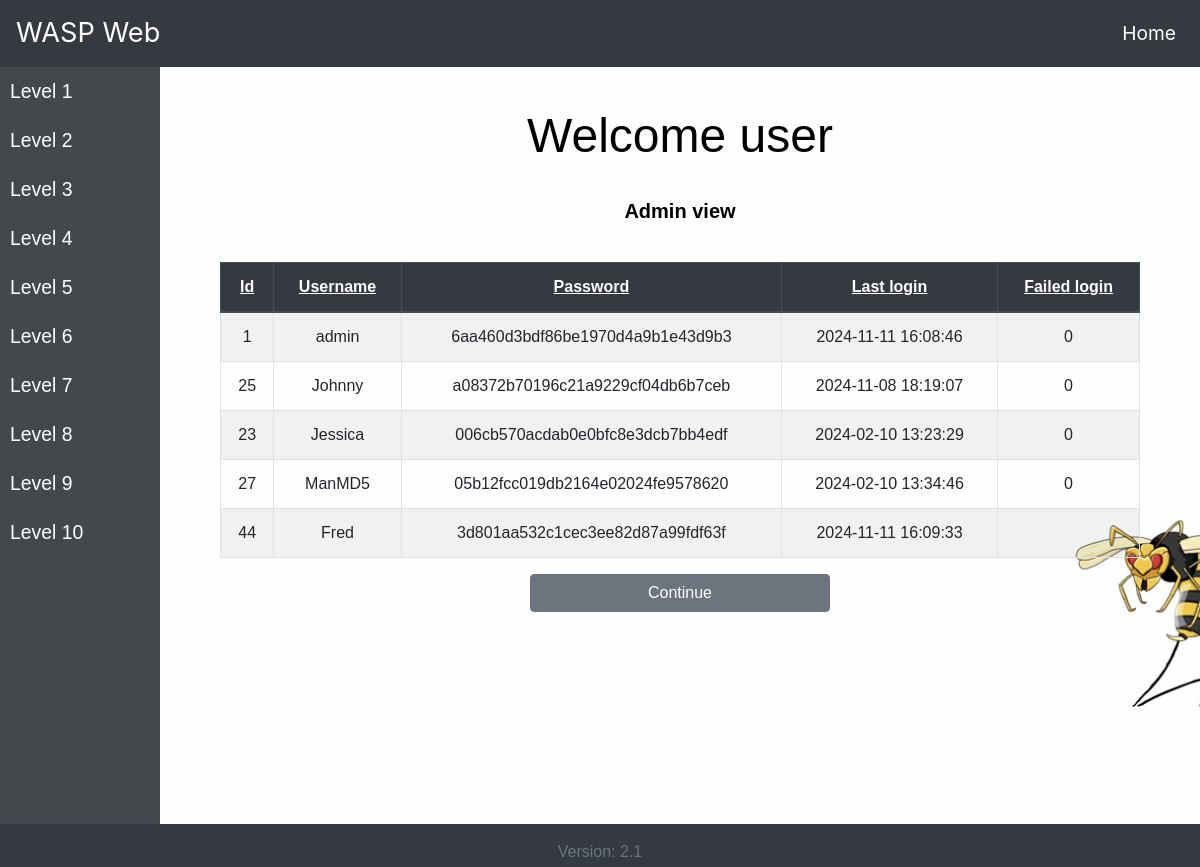
The page /level3/Lv3-Access-Admin.php on the database as committed earlier.
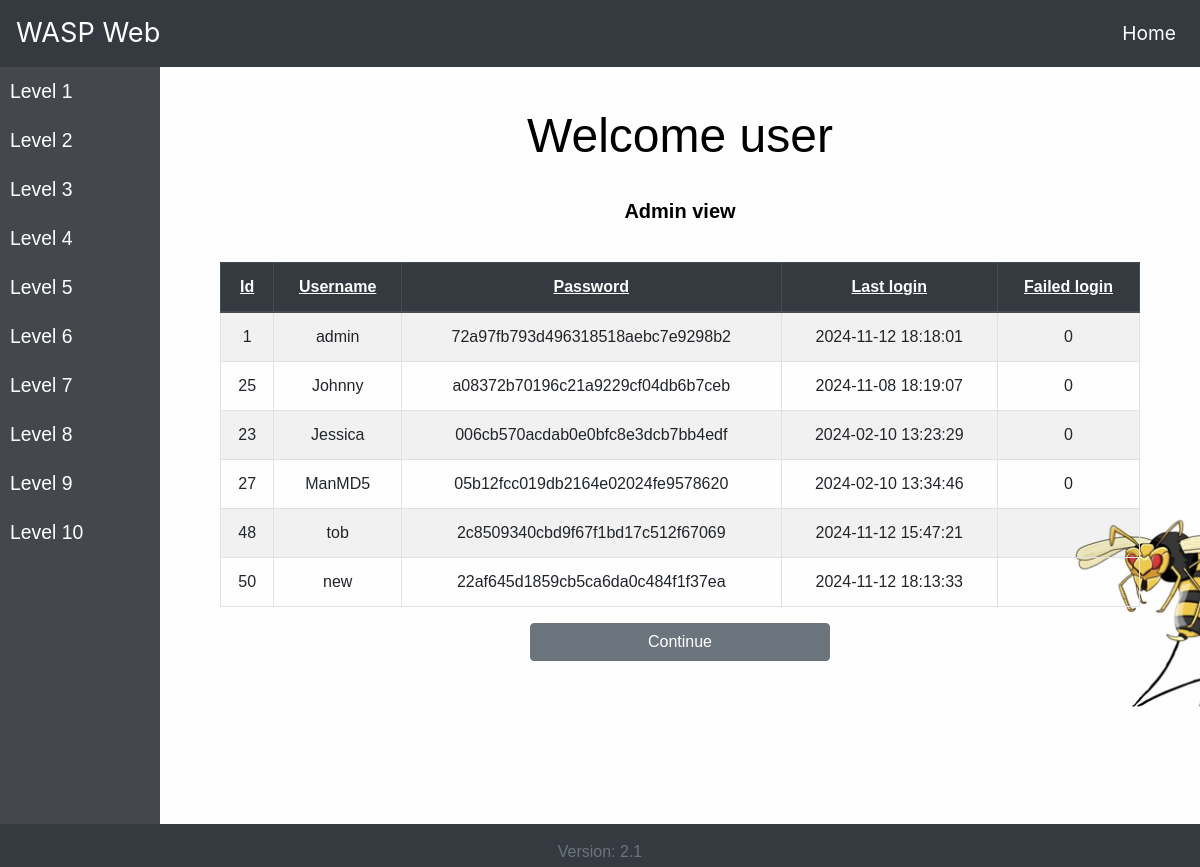
The same page on the database as committed later.
### tables this page shows
CREATE TABLE IF NOT EXISTS `users` (
  `user_id` int NOT NULL AUTO_INCREMENT,
  `user` varchar(15) DEFAULT NULL,
  `password` varchar(32) DEFAULT NULL,
  `last_login` timestamp NULL DEFAULT NULL,
  `failed_login` int DEFAULT NULL,
  PRIMARY KEY (`user_id`)
);

### level3/Lv3-Access-Admin.php (the view, shortened to what this page needs)
<?php
$user = $_SESSION['user_id'] ?? '';
?>
<!DOCTYPE html>
<html>
<head>
    <link rel="stylesheet" href=../Style.css>
</head>
<body text="white">
    <?php include "../includes/nav.php"; ?>
    <div class="flex-container">
        <div class="sidebarcontainer">
            <?php include "../includes/sidebar.php"; ?>
        </div>
        <div class="main-content">
            <section class="content">
            <h1 class="title">Welcome user <?php echo htmlspecialchars($user); ?></h1>
            <br>
            <p class="bodytext"><b>Admin view</b>
            <p>
            <section class="content">
            <table class="table table-bordered table-striped table-hover">
            <thead class="thead-dark">
                <tr>
                    <th><u>Id</u></th>
                    <th><u>Username</u></th>
                    <th><u>Password</u></th>
                    <th><u>Last login</u></th>
                    <th><u>Failed login</u></th>
                </tr>
            </thead>
                <?php
                include("../includes/conn.php");
                $sql = "SELECT * From users ";
                $result = $conn->query($sql);
                if ($result->num_rows > 0) {
                    while($row = $result-> fetch_assoc()) {
                        echo "<tr><td>" . $row["user_id"] . "</td><td>" . $row["user"] .
                        "</td><td>" . $row["password"] . "</td><td>" . $row["last_login"] .
                        "</td><td>" . $row["failed_login"];
                    }
                }
                ?>
            </table>
            <a href="Lv3-Mitigation.php"><button class="btn btn-secondary mb-4" style="width: 300px;">Continue</button></a>
    <?php include "../includes/footer.php"; ?>
</body>
</html>

### includes/nav.php (shortened to what this page needs)
<head>
    <link href="https://stackpath.bootstrapcdn.com/bootstrap/4.5.2/css/bootstrap.min.css" rel="stylesheet">
</head>
<body>
    <nav class="navbar navbar-expand-lg navbar-dark bg-dark">
        <div class="navbar-brand" style="font-size: 1.7rem;">WASP Web</div>
        <div class="collapse navbar-collapse" id="navbarNav">
            <ul class="navbar-nav ml-auto">
                <li class="nav-item active">
                    <a class="nav-link" href="../index.php" style="font-size: 1.2rem;">Home</a>
                </li>
            </ul>
        </div>
    </nav>
</body>
</html>

### includes/sidebar.php
   <div class="sidebar">
    <?php
    $current_page = basename($_SERVER["PHP_SELF"]);
    $pages = [
        'Lv1-Login.php' => 'Level 1',
        'Lv2-Vuln.php' => 'Level 2',
        'Lv3-Login.php' => 'Level 3',
        'Lv4-Vuln.php' => 'Level 4',
        'Lv5-Vuln.php' => 'Level 5',
        'Lv6-Vuln.php' => 'Level 6',
        'Lv7-Vuln.php' => 'Level 7',
        'Lv8-Vuln.php' => 'Level 8',
        'Lv9-Vuln.php' => 'Level 9',
        'Lv10-Vuln.php' => 'Level 10',
    ];
    echo '<ul class="sidebar">';
    foreach ($pages as $page => $title) {
        $active = ($current_page == $page) ? 'class="active"' : '';
        echo "<li $active><a href=\"\">$title</a></li>";
    }
    echo '</ul>';
    ?>
</div>

### includes/footer.php (shortened to what this page needs)
<footer class="footer mt-auto py-3 bg-dark">
    <div class="container text-center">
        <span class="text-muted">Version: 2.1</span>
    </div>
</footer>

### style.css (style rules this page uses)
body { background-image: url("images/bg.png"); background-repeat: no-repeat; background-attachment: fixed; background-size: cover; color: white; display: flex; flex-direction: column; min-height: 100vh; margin: 0 }
.content { font-family:'Arial'; text-align: center; max-width: 100%; padding: 20px; color: #fff; }
.title { font-family:'Arial'; font-size: 300%; color: black; }
.footer { position: fixed; left: 0; bottom: 0; height: 5%; width: 100%; }
.container { position: relative; width: 100%; height: 550px; }
.sidebarcontainer { height: 100vh; display: flex; flex-direction: column; }
.sidebar { list-style-type: none; padding: 0; background-color: rgb(68, 72, 77); width: 160px; height: 100vh; font-size: 1.10em;; font-family:'Arial'; }
.sidebar li { padding: 10px; }
.sidebar li a { text-decoration: none; color: white; }
.flex-container { display: flex; flex-grow: 1; height: calc(100vh - 60px); }
.main-content { flex-grow: 1; padding: 20px; }
.bodytext { font-size: 1.25rem; color: black; }

Rows that differ between the two databases and show on the page:
removed users: user_id "44", user "Fred", password "3d801aa532c1cec3ee82d87a99fdf63f", last_login "2024-11-11 16:09:33"
changed users "admin": password "6aa460d3bdf86be1970d4a9b1e43d9b3" → "72a97fb793d496318518aebc7e9298b2"; last_login "2024-11-11 16:08:46" → "2024-11-12 18:18:01"
added users: user_id "48", user "tob", password "2c8509340cbd9f67f1bd17c512f67069", last_login "2024-11-12 15:47:21"
added users: user_id "50", user "new", password "22af645d1859cb5ca6da0c484f1f37ea", last_login "2024-11-12 18:13:33"
